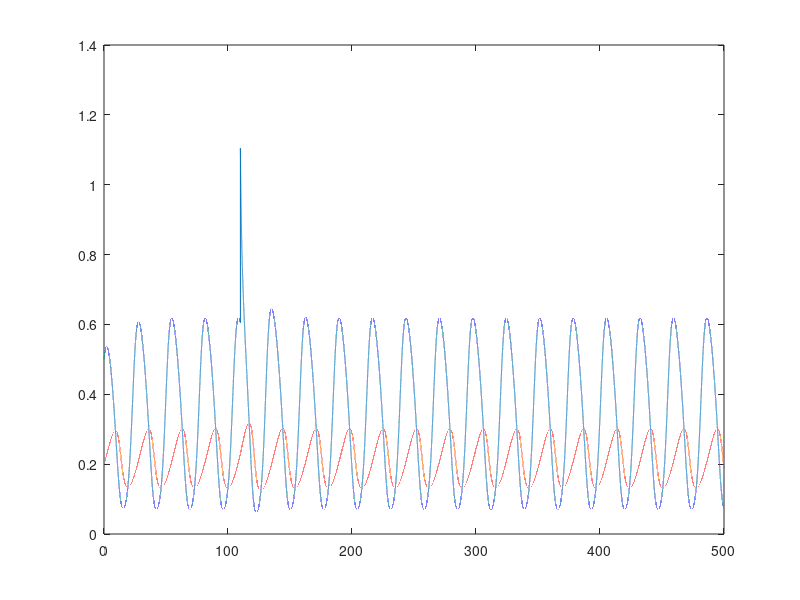

Write the MATLAB code that produced this figure.
function predatorprey(alpha1, alpha2, alpha3, alpha4, alpha5, alpha6, b0, r0, tStep, tMax)
    %PREDATORPREY Summary of this function goes here
    %   Detailed explanation goes here
    if nargin==0
        alpha1 = 1;
        alpha2= 1;
        alpha3=1.5;
        alpha4=0.2;
        alpha5=0.1;
        alpha6=1;
        b0=0.5;
        r0=0.2;
        tStep=0.001;
        tMax=500;
    
    b = b0;
    r= r0;
    bProgress = zeros(tMax/tStep,1);
    rProgress = zeros(tMax/tStep,1);
    i=1;
    for t=0:tStep:tMax
        if t==110
            b=b+0.5;
        end
        b_ = b*(alpha1*(1-b/alpha2) - alpha3*r/(b+alpha4));
        r_ = r * alpha5*(1-alpha6*r/b);
        b = b+b_*tStep;
        r = r+r_*tStep;
        bProgress(i) = b;
        rProgress(i) = r;
        i = i+1;
    end
    
    plot(0:tStep:tMax, [bProgress, rProgress]);
end 

